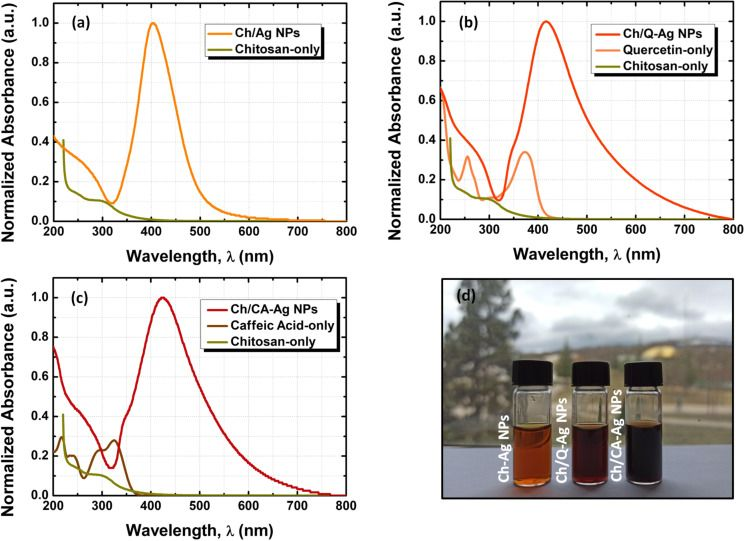
#> input picture imagenes_v02/PMC10043739/Beilstein_J_Nanotechnol-14-362-g003.jpg, 746 x 541 px
$ python -i procesar_lotes.py   (imports and definitions only)
#> lines starting #> are read from the running program, lines starting #| are printed output that depends on the picture
#> further down, picture is the input picture: PIL image 746x541 RGB; mean R, G, B 221, 218.7, 216.6
from __future__ import annotations

import csv, hashlib, json, random, re, sys, time, zipfile, threading
from concurrent.futures import ThreadPoolExecutor, as_completed
from collections import Counter, defaultdict
from pathlib import Path, PurePosixPath
from urllib.request import Request, urlopen

import numpy as np
import pandas as pd
from PIL import Image, ImageFilter, ImageOps, ImageDraw, ImageFont
from lxml import etree

ROOT = Path(__file__).resolve().parents[2]
OUT = ROOT / "modelos" / "imagenes_v02"
OLD = ROOT / "producto" / "imagenes"
NEW = ROOT / "producto" / "imagenes_v02"
CROPS = ROOT / "producto" / "imagenes_recortes"
FT = ROOT / "data" / "cache" / "fulltext"
XLINK = "http://www.w3.org/1999/xlink"
MICRO = re.compile(r"\bTEM\b|\bSEM\b|\bSTEM\b|HRTEM|cryo[- ]?(?:EM|TEM)|transmission electron|scanning electron|micrograph|\bAFM\b", re.I)
SPECT = re.compile(r"\bXRD\b|diffraction|FT\s?-?IR|infrared|UV\s?-?Vis|absorbance|absorption spectrum|\bSAXS\b|\bEDS\b|\bEDX\b|Raman|\bSERS\b|\bDLS\b|zeta", re.I)
TECHS = [(x, re.compile(p, re.I)) for x, p in [("TEM", r"\bTEM\b|transmission electron"),("SEM",r"\bSEM\b|scanning electron"),("STEM",r"\bSTEM\b"),("HRTEM",r"HRTEM"),("cryo-EM",r"cryo[- ]?(?:EM|TEM)"),("AFM",r"\bAFM\b"),("XRD",r"\bXRD\b|diffraction"),("FTIR",r"FT\s?-?IR|infrared"),("UVVis",r"UV\s?-?Vis|absorbance|absorption spectrum"),("SAXS",r"\bSAXS\b"),("EDS",r"\bEDS\b|\bEDX\b"),("Raman",r"Raman|\bSERS\b"),("DLS",r"\bDLS\b"),("zeta",r"zeta")]]
EXT_OK = {".jpg", ".jpeg", ".png", ".gif", ".tif", ".tiff", ".webp"}
MIN_PANEL = 0.055
WHITE = 0.97
GAP_MIN = 0.012
_request_lock = threading.Lock()
_last_request = 0.0

def read_csv(name):
    return pd.read_csv(ROOT / "curation" / name, dtype=str, keep_default_na=False, encoding="utf-8-sig")

def figkey(s):
    m = re.search(r"(\d+)", s or "")
    return m.group(1) if m else re.sub(r"\W+", "", (s or "").lower())

# [19 lines left out: function get_figures, not called in this run]

def classify(cap):
    m=bool(MICRO.search(cap)); s=bool(SPECT.search(cap))
    return "mixta" if m and s else "micrografia" if m else "espectro" if s else "otra"

# [82 lines left out: functions list_zip_members, safe_download, split_white, not called in this run]

def score_crop(im):
    a=np.asarray(im.convert("RGB").resize((min(320,im.width),min(320,im.height))))/255.
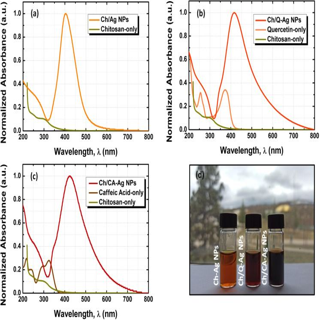
#> a: shape (320, 320, 3) float64; mean R, G, B 0.866, 0.857, 0.848
    white=float((np.min(a,axis=2)>.94).mean())
#> white = 0.702
    sat=float((a.max(axis=2)-a.min(axis=2)).mean())
#> sat = 0.0261
    gray=1-min(1.,sat/.28)
#> gray = 0.907
    gray_img=np.asarray(Image.fromarray(np.uint8(a*255)).convert("L").filter(ImageFilter.FIND_EDGES))/255.
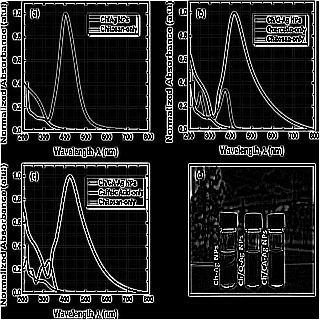
#> gray_img: shape (320, 320) float64; min 0, max 1, mean 0.148
    edge=float((gray_img>.10).mean())
#> edge = 0.209
    texture=min(1.,edge/.16)
#> texture = 1
    aspect=im.width/max(1,im.height)
#> aspect = 1.38
    pm=max(0.,min(1.,.52*gray+.48*texture*(1-white)))
#> pm = 0.615
    pg=max(0.,min(1.,.55*white+.28*min(1.,edge/.11)+.17*(1-min(1.,abs(np.log(max(aspect,.01)))/2))))
#> pg = 0.809
    kind="mixto_o_dudoso" if sat>.30 else "micrografia_probable" if pm>=.60 and pm>pg+.08 else "grafica_probable" if pg>=.58 and pg>pm+.04 else "mixto_o_dudoso"
#> kind = 'grafica_probable'
    return kind,round(pm,4),round(pg,4),round(white,4),round(sat,4),round(edge,4),round(aspect,4)

# [135 lines left out: function main, not called in this run]

# [2 lines not run here, left out]

>>> from PIL import Image
>>> picture = Image.open('../../imagenes_v02/PMC10043739/Beilstein_J_Nanotechnol-14-362-g003.jpg')
>>> result = score_crop(picture)
#> result = ('grafica_probable', 0.615, 0.809, 0.702, 0.0261, 0.209, 1.38)

$ run again, on imagenes_v02/PMC10146258/materials-16-03238-g005.jpg
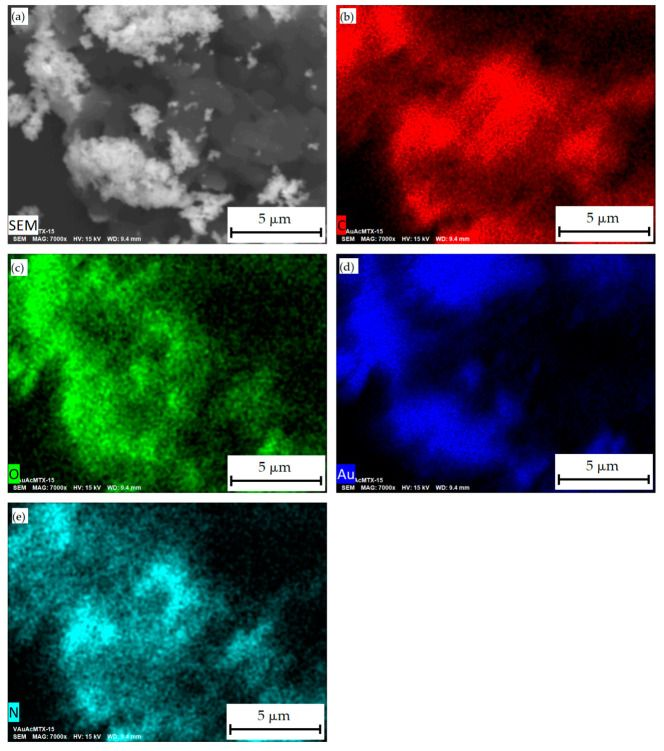
#> input picture imagenes_v02/PMC10146258/materials-16-03238-g005.jpg, 664 x 751 px
#> picture is the input picture: PIL image 664x751 RGB; mean R, G, B 100.5, 107.6, 107.3
#> in score_crop, `a=np.asarray(im.convert("RGB").resize((min(320,im.width),min(320,im.he..`:
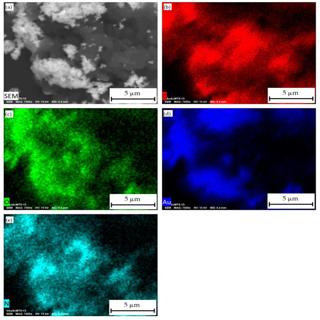
#> a: shape (320, 320, 3) float64; mean R, G, B 0.394, 0.422, 0.421
#> white = 0.242
#> sat = 0.201
#> gray = 0.283
#> in score_crop, `gray_img=np.asarray(Image.fromarray(np.uint8(a*255)).convert("L").filt..`:
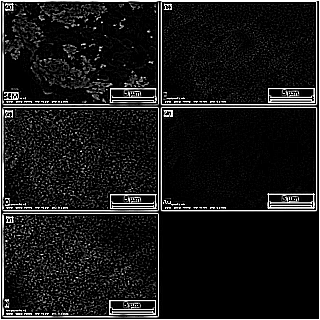
#> gray_img: shape (320, 320) float64; min 0, max 1, mean 0.0984
#> edge = 0.196
#> texture = 1
#> pm = 0.511
#> pg = 0.573
#> kind = 'mixto_o_dudoso'
#> result = ('mixto_o_dudoso', 0.511, 0.573, 0.242, 0.201, 0.196, 0.884)

$ run again, on imagenes_v02/PMC10302373/molecules-28-04644-g004a.jpg
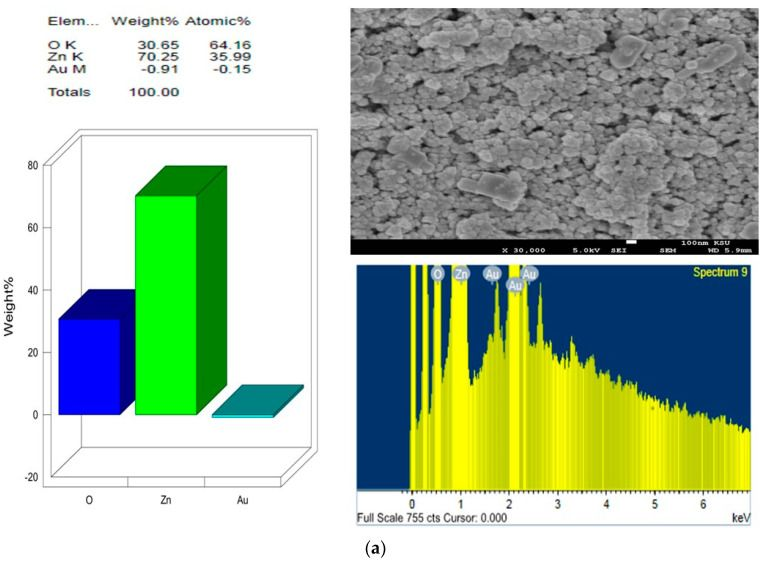
#> input picture imagenes_v02/PMC10302373/molecules-28-04644-g004a.jpg, 764 x 562 px
#> picture is the input picture: PIL image 764x562 RGB; mean R, G, B 170.4, 187.9, 164.9
#> in score_crop, `a=np.asarray(im.convert("RGB").resize((min(320,im.width),min(320,im.he..`:
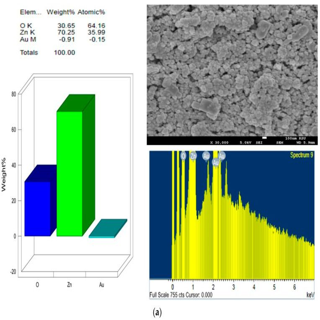
#> a: shape (320, 320, 3) float64; mean R, G, B 0.668, 0.736, 0.646
#> white = 0.419
#> sat = 0.189
#> gray = 0.323
#> in score_crop, `gray_img=np.asarray(Image.fromarray(np.uint8(a*255)).convert("L").filt..`:
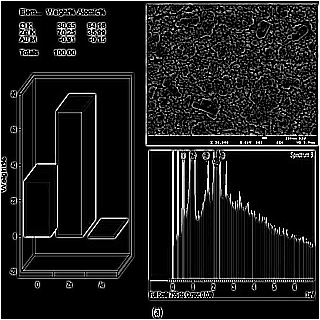
#> gray_img: shape (320, 320) float64; min 0, max 1, mean 0.113
#> edge = 0.226
#> texture = 1
#> pm = 0.447
#> pg = 0.654
#> kind = 'grafica_probable'
#> result = ('grafica_probable', 0.447, 0.654, 0.419, 0.19, 0.226, 1.36)
